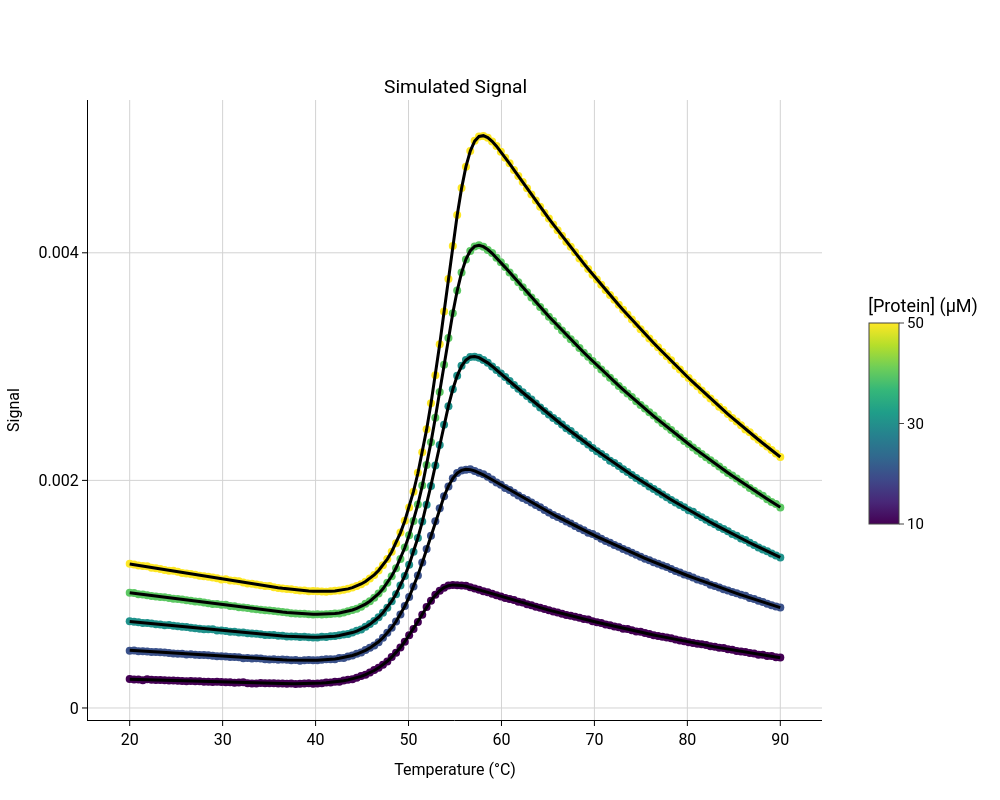

Notebook source saved alongside this figure:
### Markdown cell above
### Trimer

### Code cell
pychem_sim = aux_create_pychem_sim_two_state(params,concs, temp_range, model="Trimer", n_residues=80, rng_seed=RNG_SEED)

pychem_sim.fit_thermal_unfolding_global()
pychem_sim.fit_thermal_unfolding_global_global()
pychem_sim.fit_thermal_unfolding_global_global_global(model_scale_factor=True)

plot_unfolding(pychem_sim)

### Figure 1 — Plotly figure (JSON) as saved in the notebook; plotly's stock layout.template omitted (floating-point values rounded to 4 significant figures; data arrays with more than 128 entries replaced by an {"elided": "..."} marker saying what was removed)
{"data": [{"marker": {"color": "#440154", "size": 8}, "mode": "markers", "name": "10.00 μM", "showlegend": false, "type": "scatter", "x": {"elided": "150 float values"}, "xaxis": "x", "y": {"elided": "150 float values"}, "yaxis": "y"}, {"hoverinfo": "skip", "line": {"color": "black", "width": 3}, "mode": "lines", "showlegend": false, "type": "scatter", "x": {"elided": "150 float values"}, "xaxis": "x", "y": {"elided": "150 float values"}, "yaxis": "y"}, {"marker": {"color": "#3b528b", "size": 8}, "mode": "markers", "name": "20.00 μM", "showlegend": false, "type": "scatter", "x": {"elided": "150 float values"}, "xaxis": "x", "y": {"elided": "150 float values"}, "yaxis": "y"}, {"hoverinfo": "skip", "line": {"color": "black", "width": 3}, "mode": "lines", "showlegend": false, "type": "scatter", "x": {"elided": "150 float values"}, "xaxis": "x", "y": {"elided": "150 float values"}, "yaxis": "y"}, {"marker": {"color": "#20928c", "size": 8}, "mode": "markers", "name": "30.00 μM", "showlegend": false, "type": "scatter", "x": {"elided": "150 float values"}, "xaxis": "x", "y": {"elided": "150 float values"}, "yaxis": "y"}, {"hoverinfo": "skip", "line": {"color": "black", "width": 3}, "mode": "lines", "showlegend": false, "type": "scatter", "x": {"elided": "150 float values"}, "xaxis": "x", "y": {"elided": "150 float values"}, "yaxis": "y"}, {"marker": {"color": "#5cc863", "size": 8}, "mode": "markers", "name": "40.00 μM", "showlegend": false, "type": "scatter", "x": {"elided": "150 float values"}, "xaxis": "x", "y": {"elided": "150 float values"}, "yaxis": "y"}, {"hoverinfo": "skip", "line": {"color": "black", "width": 3}, "mode": "lines", "showlegend": false, "type": "scatter", "x": {"elided": "150 float values"}, "xaxis": "x", "y": {"elided": "150 float values"}, "yaxis": "y"}, {"marker": {"color": "#fde725", "size": 8}, "mode": "markers", "name": "50.00 μM", "showlegend": false, "type": "scatter", "x": {"elided": "150 float values"}, "xaxis": "x", "y": {"elided": "150 float values"}, "yaxis": "y"}, {"hoverinfo": "skip", "line": {"color": "black", "width": 3}, "mode": "lines", "showlegend": false, "type": "scatter", "x": {"elided": "150 float values"}, "xaxis": "x", "y": {"elided": "150 float values"}, "yaxis": "y"}, {"hoverinfo": "skip", "marker": {"cmax": 50.0, "cmin": 10.0, "colorbar": {"len": 0.4, "orientation": "v", "outlinewidth": 1, "tickfont": {"size": 15}, "ticks": "outside", "ticktext": ["10", "30", "50"], "tickvals": [10.0, 30.0, 50.0], "title": {"text": "[Protein] (μM)"}, "x": 1.05, "xanchor": "left", "y": 0.5, "yanchor": "middle"}, "colorscale": [[0, "#440154"], [0.1111, "#482878"], [0.2222, "#3e4989"], [0.3333, "#31688e"], [0.4444, "#26828e"], [0.5556, "#1f9e89"], [0.6667, "#35b779"], [0.7778, "#6ece58"], [0.8889, "#b5de2b"], [1, "#fde725"]]}, "mode": "markers", "showlegend": false, "type": "scatter", "x": [null], "xaxis": "x", "y": [null], "yaxis": "y"}], "layout": {"annotations": [{"font": {"size": 19.2}, "showarrow": false, "text": "Simulated Signal", "x": 0.5, "xanchor": "center", "xref": "paper", "y": 1, "yanchor": "bottom", "yref": "paper"}], "font": {"color": "black", "family": "Roboto"}, "height": 800, "legend": {"font": {"size": 15}}, "paper_bgcolor": "white", "plot_bgcolor": "white", "width": 1000, "xaxis": {"anchor": "y", "domain": [0, 1], "gridcolor": "lightgray", "gridwidth": 1, "linecolor": "black", "linewidth": 1, "showgrid": true, "showline": true, "tickcolor": "black", "tickfont": {"size": 16}, "ticklen": 5, "ticks": "outside", "tickwidth": 1, "title": {"font": {"size": 16}, "text": "Temperature (°C)"}, "zeroline": false}, "yaxis": {"anchor": "x", "domain": [0, 1], "gridcolor": "lightgray", "gridwidth": 1, "linecolor": "black", "linewidth": 1, "nticks": 5, "showgrid": true, "showline": true, "tickcolor": "black", "tickfont": {"size": 16}, "ticklen": 5, "ticks": "outside", "tickwidth": 1, "title": {"font": {"size": 16}, "text": "Signal"}, "zeroline": false}}}
